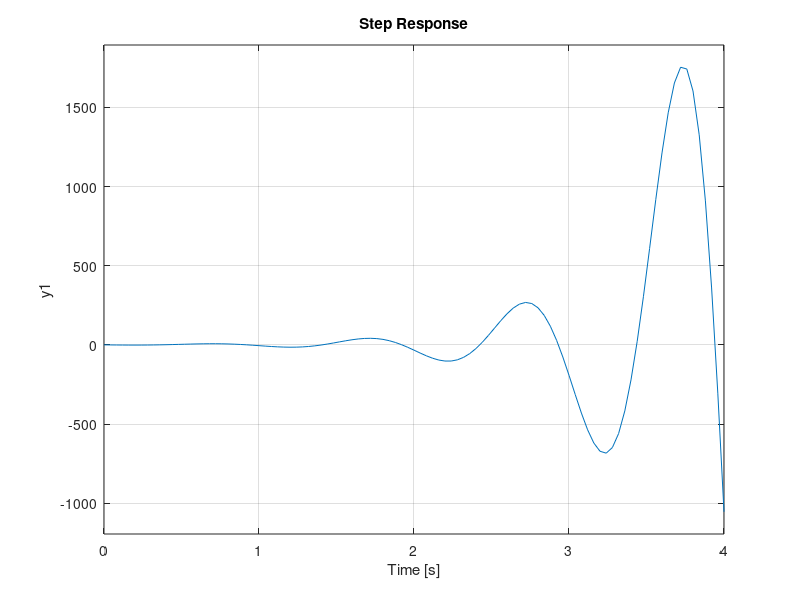

Write the MATLAB code that produced this figure.
clear all
close all

k1 = 6.01;
k2 = 0.8433;
k3 = 0.1123;

Ts = 0.08;
z = tf('z',Ts);
s = tf('s');

Pz = 0.56*(1-0.873)/(z-0.873);


C = 4.53*(1+0.478*s)/(0.478*s);

%H = C*Pz/(1+C*Pz);

Hr = (-2.34*s+9.51)/((s+1.84)*(s+7.17));
Hmf= minreal(C*Hr/(1+C*Hr));

pzmap(Hmf)
step(Hmf)

Hq = (6.01)/((s+1.84)*(s+7.17));
Hqmf= minreal(Hq/(1+C*Hr));
